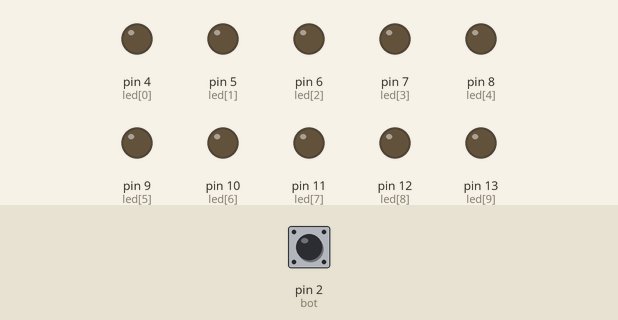
This sketch was run on a simulated Arduino Uno, built with avr-gcc and run on an emulated ATmega328P. On the bench: output pins drawn as LEDs (lit = HIGH). Dashed ring = blinking. Inputs (shaded band) come from the test bench; at power-on: pin 2 (bot) LOW.

Above: at 1.2 s.
1.3 s: pin 2 (bot) pulled HIGH for 1 s
At 1.5 s:
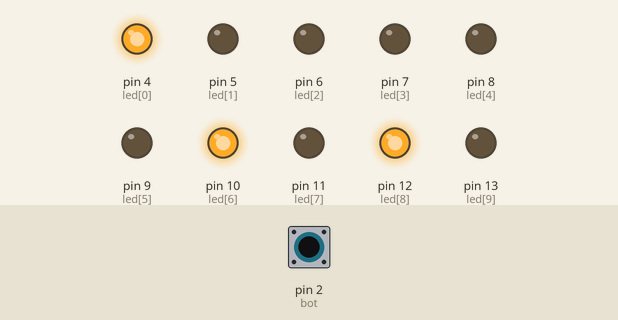
At 2.3 s:
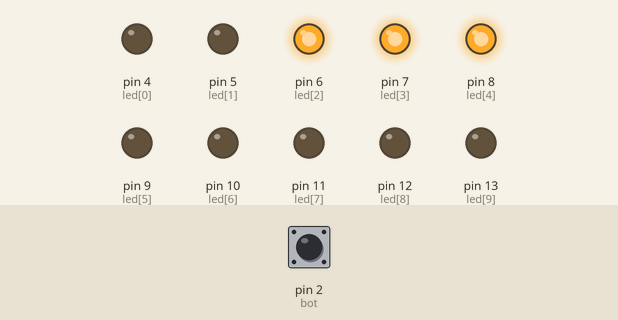
4.3 s: pin 2 (bot) pulled HIGH for 3.2 s
At 5.3 s:
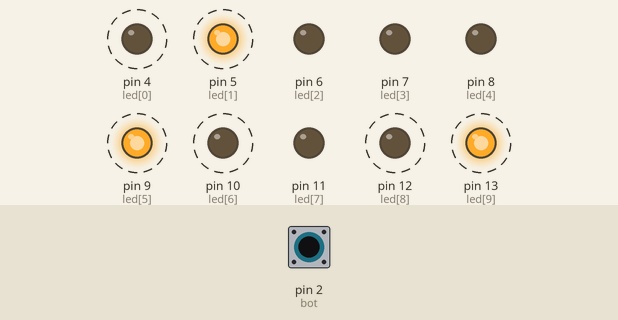
Timing chart, 0 to 9.0 s (numbered marks = the images above; inputs shaded):
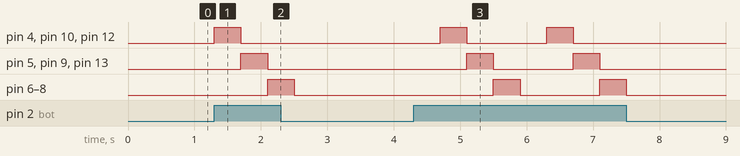

The sketch:

Derecha_Estructuras.ino
```cpp
/*Programa Derecha Estructuras
 Para el encendido de led a la derecha*/

 //variables
 int bot=2;
 int led[]={4,5,6,7,8,9,10,11,12,13};
 int numLeds=10;
 int tiempoRet=400;
 int i;
 int cuenta_der=0;
 boolean bot_der=LOW;

 void setup(){
  pinMode(bot, INPUT);
  for(i=0; i<numLeds; i++){
    pinMode(led[i], OUTPUT);
  }
 }

 //Rutina Derecha
 void loop(){
  bot_der=digitalRead(bot);
  if (bot_der==HIGH){
    switch (cuenta_der){
      case 0:
        digitalWrite (led[0],HIGH);
        digitalWrite (led[8],HIGH);
        digitalWrite (led[6],HIGH);
        break;

       case 1:
        digitalWrite (led[1],HIGH);
        digitalWrite (led[9],HIGH);
        digitalWrite (led[5],HIGH);
        break;

       case 2:
        digitalWrite (led[2],HIGH);
        digitalWrite (led[3],HIGH);
        digitalWrite (led[4],HIGH);
        break;

       default:
        ;
    }
    delay(tiempoRet);
    cuenta_der++;

     if (cuenta_der > 3){
      cuenta_der=0;
     }
  }
  for(i=0; i<numLeds; i++){
    digitalWrite(led[i], LOW);
  }
 }
```

Measured:
- after the input at 1.3 s, pin 4 (led[0]), pin 10 (led[6]), pin 12 (led[8]): LOW → HIGH at once, → LOW 0.40 s later; pin 5 (led[1]), pin 9 (led[5]), pin 13 (led[9]): LOW → HIGH after 0.40 s, → LOW 0.40 s later; pin 6 (led[2]), pin 7 (led[3]), pin 8 (led[4]): LOW → HIGH after 0.80 s, → LOW 0.40 s later
- after the input at 4.3 s, pin 4 (led[0]): alternates HIGH for 0.40 s and LOW for 1.2 s, 4 changes in all, then stays LOW, starting after 0.40 s; pin 5 (led[1]): alternates HIGH for 0.40 s and LOW for 1.2 s, 4 changes in all, then stays LOW, starting after 0.80 s
